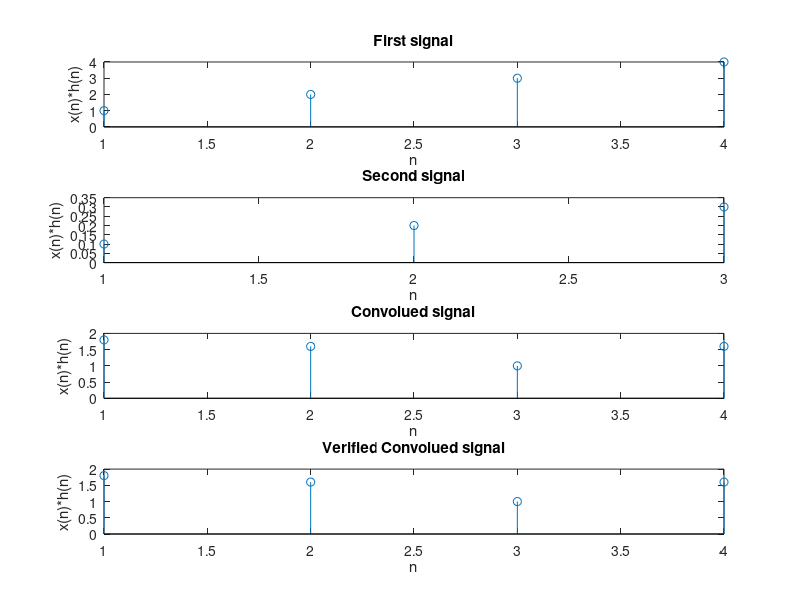

The MATLAB script that drew this image: (Note: this script raises an error after producing the figure.)
 % Input signals
x = [1, 2, 3, 4];
h = [0.1, 0.2, 0.3];

% Lengths of input signals
Nx = length(x);
Nh = length(h);

% Length of circularly extended signals
N = max(Nx, Nh);

% Circularly extend the input signals
x_ext = [x, zeros(1, N - Nx)];
h_ext = [h, zeros(1, N - Nh)];

% Initialize the result array
y = zeros(1, N);

% Perform circular convolution
for n = 1:N
    for k = 1:N
        y(n) = y(n) + x_ext(k) * h_ext(mod(n - k, N) + 1);
    end
end

% To verify the result
a = cconv(x,h,N);

% Plotting the signals

subplot(4,1,1)
stem(x)
title('First signal')
xlabel('n')
ylabel('x(n)*h(n)')

subplot(4,1,2)
stem(h)
title('Second signal')
xlabel('n')
ylabel('x(n)*h(n)')

subplot(4,1,3)
stem(y)
title('Convolued signal')
xlabel('n')
ylabel('x(n)*h(n)')

subplot(4,1,4)
stem(a)
title('Verified Convolued signal')
xlabel('n')
ylabel('x(n)*h(n)')

sgtitle('Sushant Kumar 102115212')